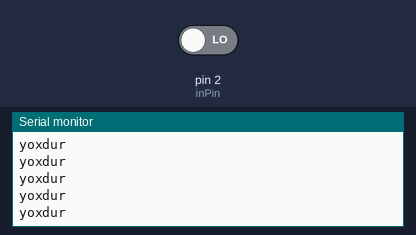
Simulated run of this sketch. Board: Arduino Uno, built with avr-gcc and run on an emulated ATmega328P. Shown: the last lines printed to the serial monitor. The test bench sets the inputs (shaded band); at power-on: pin 2 (inPin) LOW.

Above: at 1.2 s.
1.3 s: pin 2 (inPin) driven HIGH
At 1.8 s:
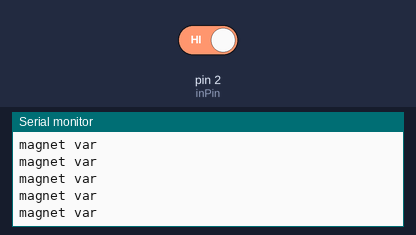
3.2 s: pin 2 (inPin) driven LOW
At 4.2 s:
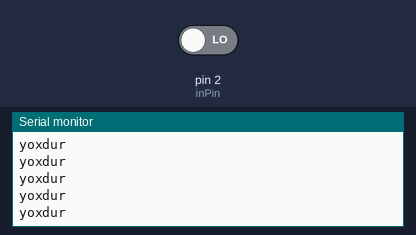
6.2 s: pin 2 (inPin) driven HIGH
At 6.8 s:
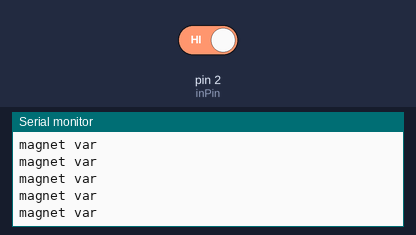
9.2 s: pin 2 (inPin) driven LOW
At 10.0 s:
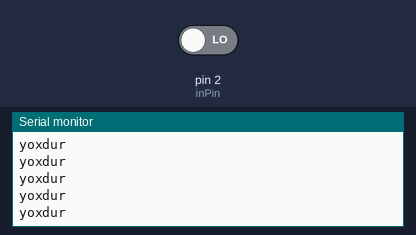
12.2 s: pin 2 (inPin) driven HIGH
At 12.7 s:
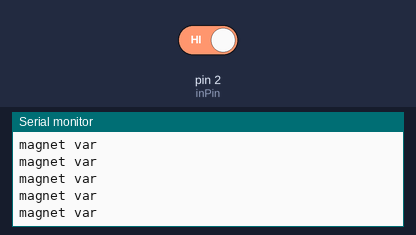

The sketch:

sketch_may24a.ino
```cpp
int inPin = 2;   // choose the input pin (for a pushbutton)
int val = 0;     // variable for reading the pin status

void setup() {
  Serial.begin(9600);
  pinMode(inPin, INPUT);    // declare pushbutton as input
}

void loop(){
  val = digitalRead(inPin);  // read input value
  if (val == HIGH) {

    Serial.println("magnet var");
  } else {
     Serial.println("yoxdur");
  }
}
```

Measured:
- after the input at 1.3 s, the serial monitor: prints a new line after 0.07 s (image 1)
